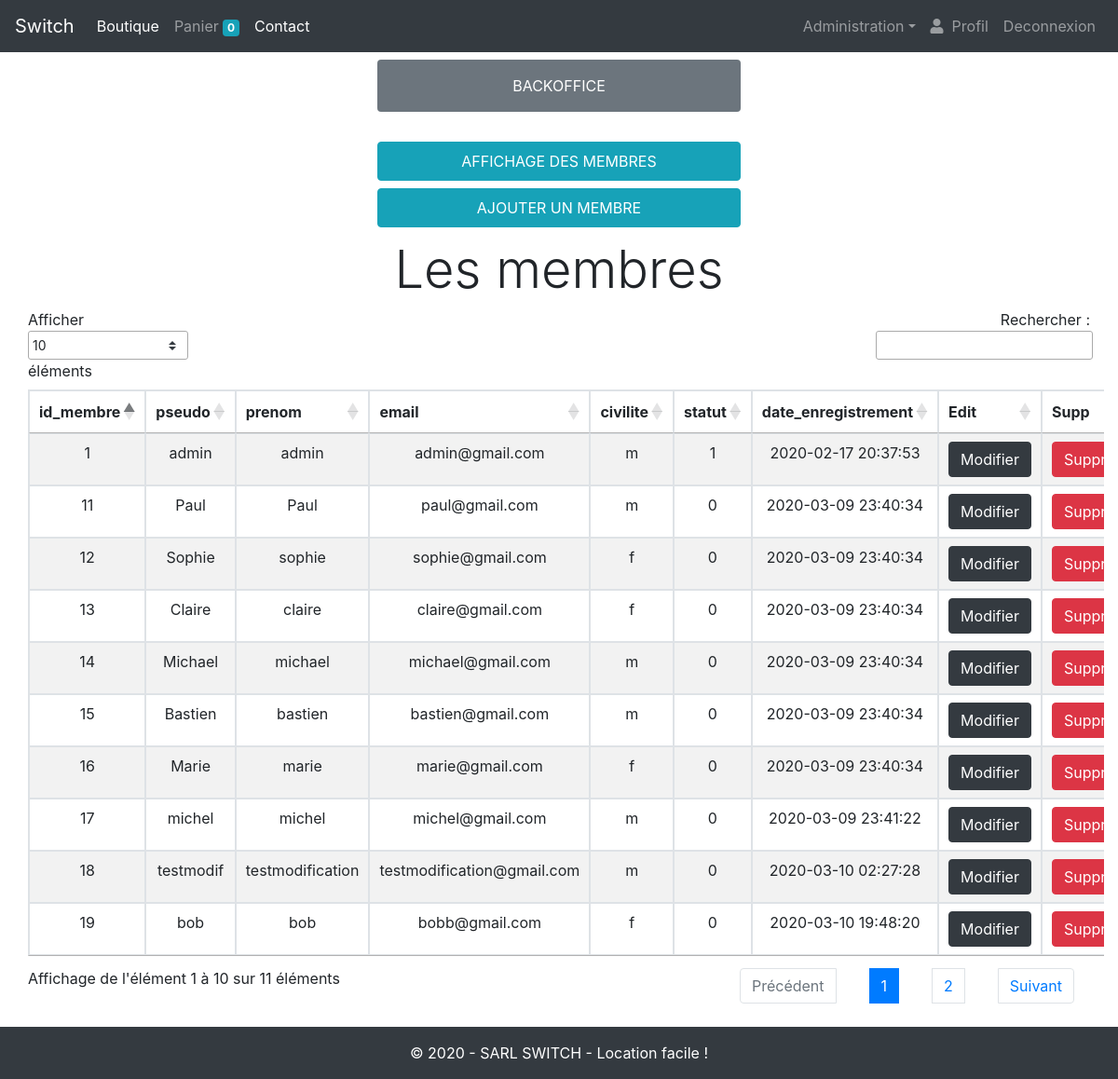
The app's page /admin/gestion_membre.php?action=affichage (signed in) with its own data.
### tables this page shows
CREATE TABLE IF NOT EXISTS `membre` (
  `id_membre` int(3) NOT NULL AUTO_INCREMENT,
  `pseudo` varchar(20) NOT NULL,
  `mdp` varchar(60) NOT NULL,
  `nom` varchar(20) NOT NULL,
  `prenom` varchar(20) NOT NULL,
  `email` varchar(50) NOT NULL,
  `civilite` enum('m','f') NOT NULL,
  `statut` int(1) NOT NULL,
  `date_enregistrement` datetime NOT NULL,
  PRIMARY KEY (`id_membre`)
);

### admin/gestion_membre.php (the view, shortened to what this page needs)
<?php
require_once('../inc/init.inc.php');
require_once('../inc/header.inc.php');
?>
<div><p class="col-md-4 offset-md-4 bg-secondary text-center rounded text-white mt-2 p-3">BACKOFFICE</p></div>
<div><a href="?action=affichage" class="col-md-4 offset-md-4 btn btn-info p-2 mb-1 mt-3">AFFICHAGE DES MEMBRES</a></div>
<div><a href="?action=ajout" class="col-md-4 offset-md-4 btn btn-info p-2 my-1">AJOUTER UN MEMBRE</a></div>
<?php if(isset($_GET['action']) && $_GET['action'] == 'affichage'): ?>
<?php $data = $bdd ->query("SELECT id_membre, pseudo, prenom, email, civilite, statut, date_enregistrement FROM membre ORDER BY id_membre"); ?>
<h3 class="display-4 text-center mt-2">Les membres</h3>
<div class="container col-12 overflow-auto">
    <table  id="opentable" class="table table-striped table-bordered text-center" style="width:100%">
        <thead>
            <tr>
                <?php
                    for ($i = 0; $i < $data->columnCount(); $i++):
                    $colonne = $data->getColumnMeta($i)
                    ?>
                        <th><?= $colonne['name'] ?></th>
                <?php endfor; ?>
                <th>Edit</th>
                <th>Supp</th>
            </tr>
        </thead>
        <tbody>
            <?php while($products = $data->fetch(PDO::FETCH_ASSOC)): ?>
                <tr>
                <?php foreach($products as $key => $value): ?>
                    <td><?= $value ?></td>
                <?php endforeach; ?>
                        <td><a href="?action=modification&id_membre=<?=$products['id_membre']?>" class="btn btn-dark"> Modifier</a></td>
                        <td><a href="?action=suppression&id_membre=<?=$products['id_membre']?>" class="btn btn-danger"> Supprimer</a></td>
                </tr>
            <?php endwhile; ?>
    </tbody>
    </table>
</div>
<?php endif; ?>
<?php
require_once('../inc/footer.inc.php');

### records on screen
membre: id_membre "1", pseudo "admin", prenom "admin", email "admin@gmail.com", civilite "m", statut "1", date_enregistrement "2020-02-17 20:37:53"
membre: id_membre "11", pseudo "Paul", prenom "Paul", email "paul@gmail.com", civilite "m", statut "0", date_enregistrement "2020-03-09 23:40:34"
membre: id_membre "12", pseudo "Sophie", prenom "sophie", email "sophie@gmail.com", civilite "f", statut "0", date_enregistrement "2020-03-09 23:40:34"
membre: id_membre "13", pseudo "Claire", prenom "claire", email "claire@gmail.com", civilite "f", statut "0", date_enregistrement "2020-03-09 23:40:34"
membre: id_membre "14", pseudo "Michael", prenom "michael", email "michael@gmail.com", civilite "m", statut "0", date_enregistrement "2020-03-09 23:40:34"
membre: id_membre "15", pseudo "Bastien", prenom "bastien", email "bastien@gmail.com", civilite "m", statut "0", date_enregistrement "2020-03-09 23:40:34"
membre: id_membre "16", pseudo "Marie", prenom "marie", email "marie@gmail.com", civilite "f", statut "0", date_enregistrement "2020-03-09 23:40:34"
membre: id_membre "17", pseudo "michel", prenom "michel", email "michel@gmail.com", civilite "m", statut "0", date_enregistrement "2020-03-09 23:41:22"
membre: id_membre "18", pseudo "testmodif", prenom "testmodification", email "testmodification@gmail.com", civilite "m", statut "0", date_enregistrement "2020-03-10 02:27:28"
membre: id_membre "19", pseudo "bob", prenom "bob", email "bobb@gmail.com", civilite "f", statut "0", date_enregistrement "2020-03-10 19:48:20"

### other values on screen
$nbProduct "0"
$colonne['name'] "id_membre"
$colonne['name'] "pseudo"
$colonne['name'] "prenom"
$colonne['name'] "email"
$colonne['name'] "civilite"
$colonne['name'] "statut"
$colonne['name'] "date_enregistrement"
